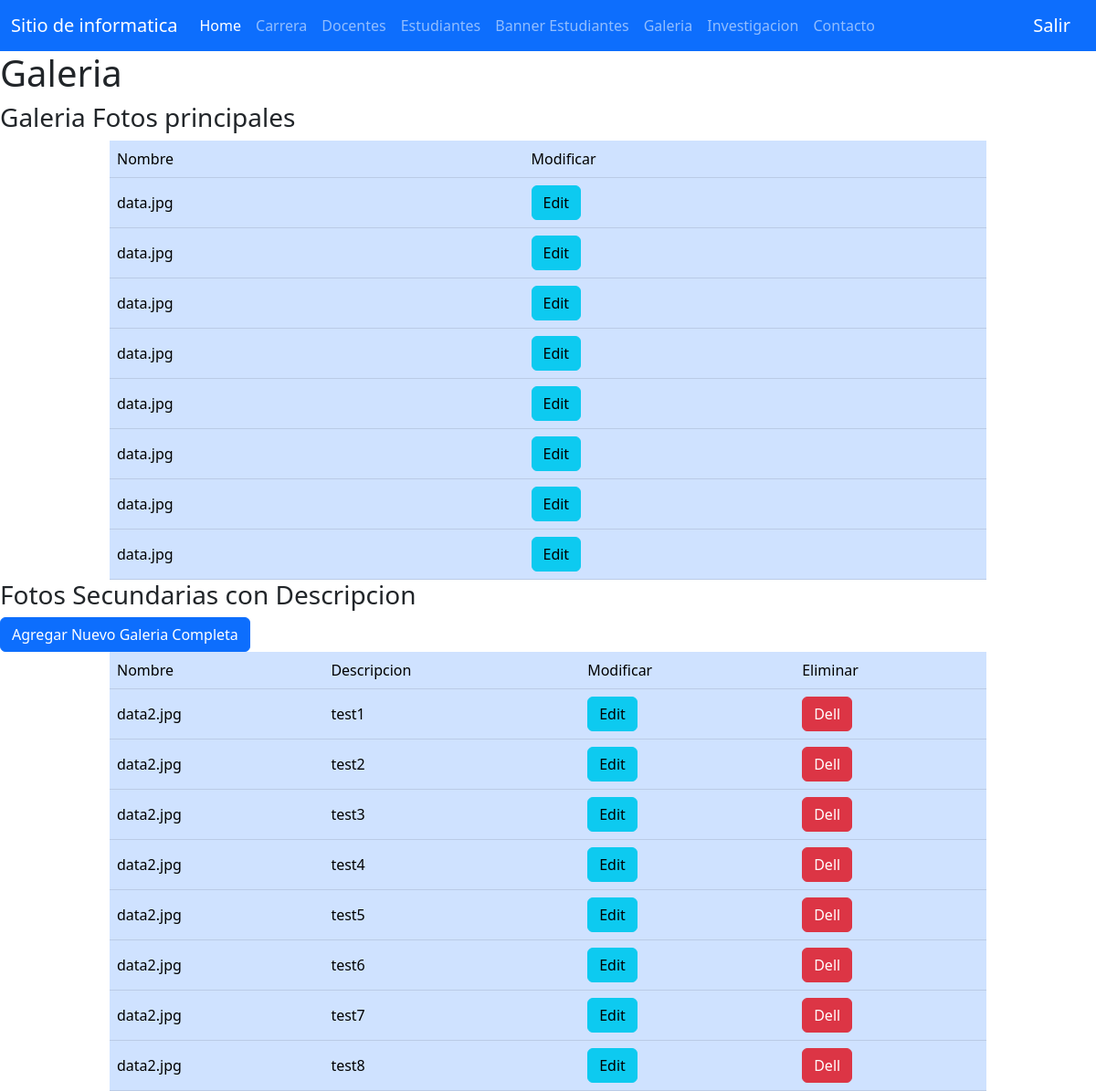
The app's page /pages/doom-admin/forms/formGaleria.php (signed in) with its own data.
### tables this page shows
CREATE TABLE `galeria_imp` (
  `id` int(10) NOT NULL,
  `nombre` varchar(60) NOT NULL,
  `des` varchar(700) NOT NULL
);

CREATE TABLE `galeria_full` (
  `id` int(10) NOT NULL,
  `nombre` varchar(60) NOT NULL,
  `des` varchar(1000) NOT NULL
);

### pages/doom-admin/forms/formGaleria.php (the view, shortened to what this page needs)
<?php
include_once "./../vistas/header.php";
$objeto = new Conexion();
$conexion = $objeto->Conectar();
$buscar = "SELECT * FROM galeria_full";
$resultado = $conexion->prepare($buscar);
$resultado->execute();
$data=$resultado->fetchAll(PDO::FETCH_ASSOC);
$buscar2 = "SELECT * FROM galeria_imp";
$resultado2 = $conexion->prepare($buscar2);
$resultado2->execute();
$data2=$resultado2->fetchAll(PDO::FETCH_ASSOC);
?>
<h1>Galeria</h1>
<div class="table-responsive">
<h3>Galeria Fotos principales</h3>
    <table class="table align-middle table-primary">
        <thead>
            <tr>
                <td>Nombre</td>
                <td>Modificar</td>
            </tr>
        </thead>
        <tbody>
                <?php
                    foreach($data2 as $dat2) {
                ?>
                    <tr>
                        <td><?php echo $dat2['nombre'] ?></td>
                        <td><a class="btn btn-info" href="../forms/?id_user=<?php echo $dat['id'] ?>">Edit</a></td>
                    </tr>
                <?php
                    }
                ?>
        </tbody>
    </table>
    <h3>Fotos Secundarias con Descripcion</h3>
    <a href="./formNewGaleria.php" class="btn btn-primary" >Agregar Nuevo Galeria Completa</a>
    <table class="table align-middle table-primary">
        <thead>
            <tr>
                <td>Nombre</td>
                <td>Descripcion</td>
                <td>Modificar</td>
                <td>Eliminar</td>
            </tr>
        </thead>
        <tbody>
                <?php
                    foreach($data as $dat) {
                ?>
                    <tr>
                        <td><?php echo $dat['nombre'] ?></td>
                        <td><?php echo $dat['des'] ?></td>
                        <td><a class="btn btn-info" href="../forms/formUpGaleriaFull.php?id_user=<?php echo $dat['id'] ?>">Edit</a></td>
                        <td><a class="btn btn-danger" href="../delete/deleteGaleria.php?id_user=<?php echo $dat['id'] ?>" >Dell</a></td>
                    </tr>
                <?php
                    }
                ?>
        </tbody>
    </table>
</div>
<?php include_once "./../vistas/footer.php"; ?>

### css/global.css (style rules this page uses)
table { width: 80% !important; margin: auto !important; }

### records on screen
galeria_imp: nombre "data.jpg"
galeria_imp: nombre "data.jpg"
galeria_imp: nombre "data.jpg"
galeria_imp: nombre "data.jpg"
galeria_imp: nombre "data.jpg"
galeria_imp: nombre "data.jpg"
galeria_imp: nombre "data.jpg"
galeria_imp: nombre "data.jpg"
galeria_full: nombre "data2.jpg", des "test1"
galeria_full: nombre "data2.jpg", des "test2"
galeria_full: nombre "data2.jpg", des "test3"
galeria_full: nombre "data2.jpg", des "test4"
galeria_full: nombre "data2.jpg", des "test5"
galeria_full: nombre "data2.jpg", des "test6"
galeria_full: nombre "data2.jpg", des "test7"
galeria_full: nombre "data2.jpg", des "test8"
